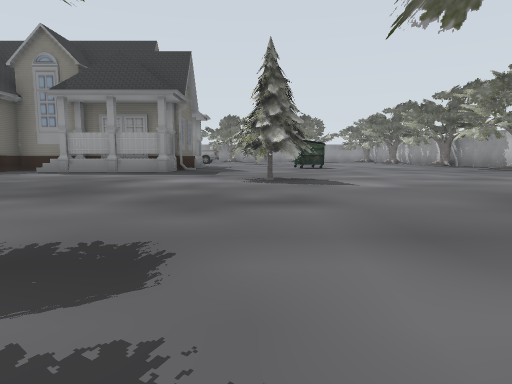
view 1 (above)

24 first-person views from a walk through a world built for the Gazebo simulator. The camera is 0.72 m above the floor, tilts 6° down and sees 75° across. The floor is counted in squares, 2 m on a side. Each view is taken from the middle of a square. On the plan, view 1 faces up. The plan holds only what a view shows up to about 9 squares ahead; the rest is blank. The place goes on beyond the plan. Simple patterns stand in for the simulator's built-in surfaces. Some stock models are drawn as simple stand-ins.

view 2
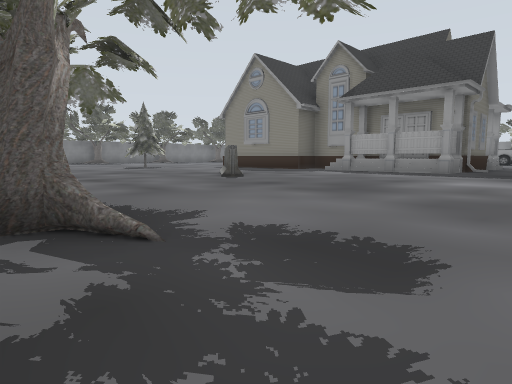

view 3
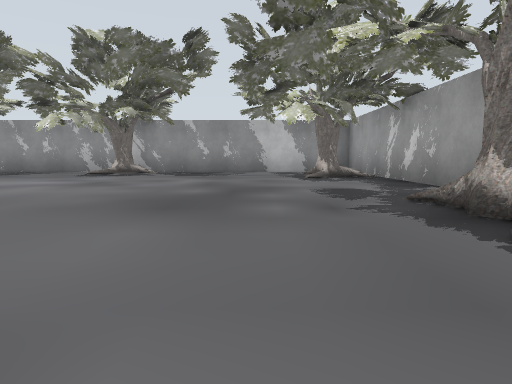

view 4
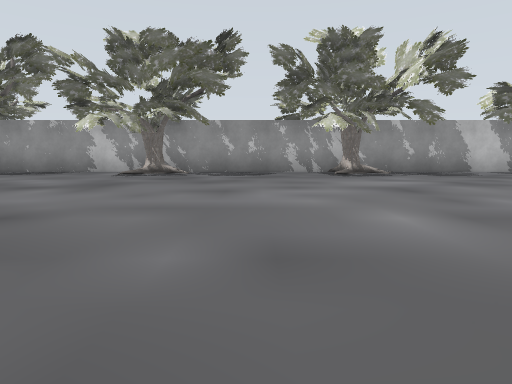

view 5
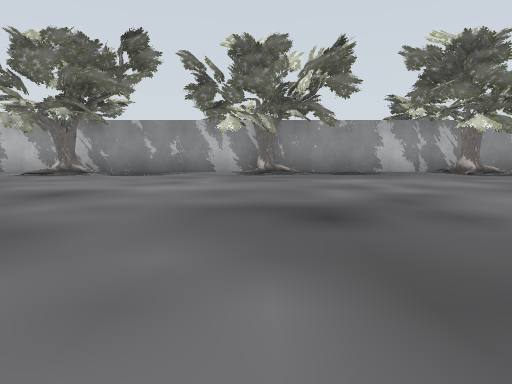

view 6
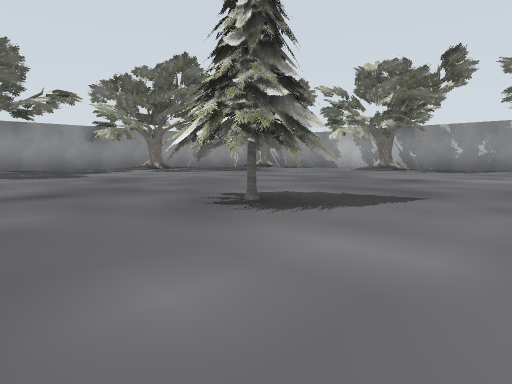

view 7
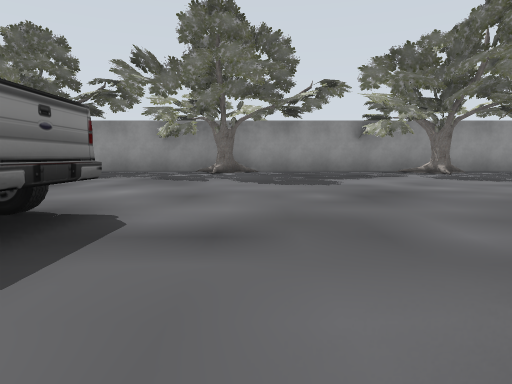

view 8
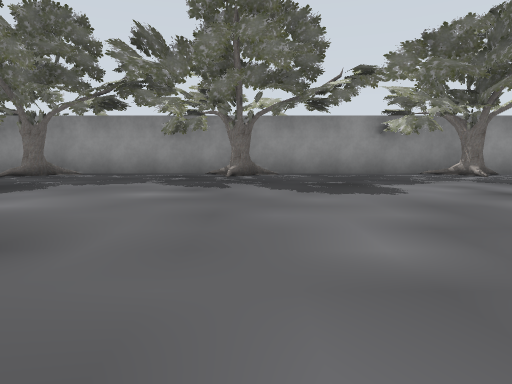

view 9
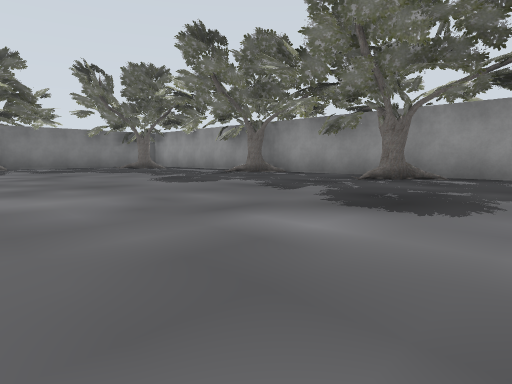

view 10
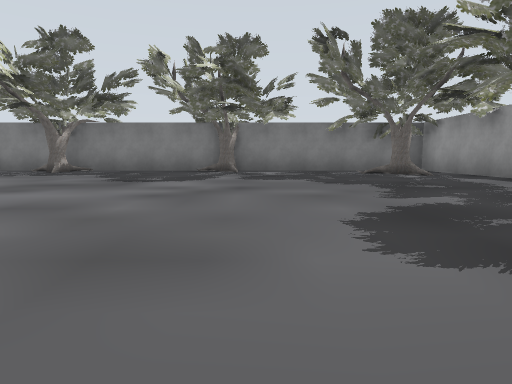

view 11
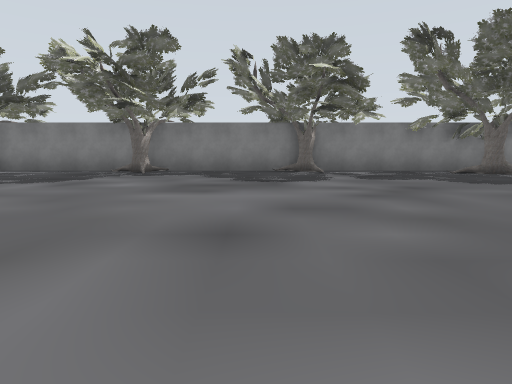

view 12
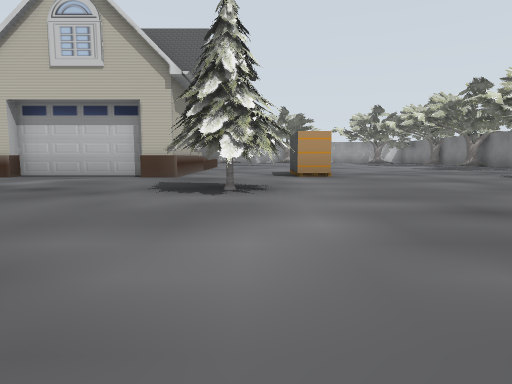

view 13
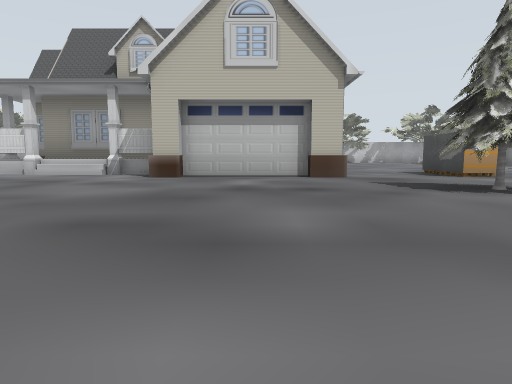

view 14
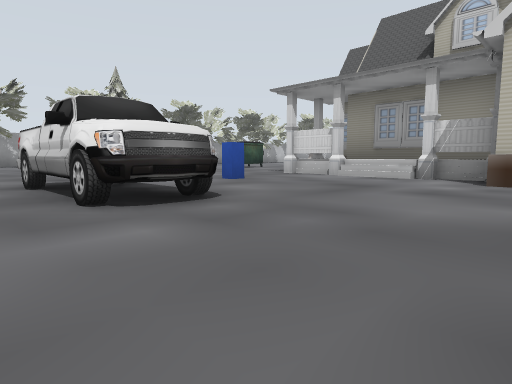

view 15
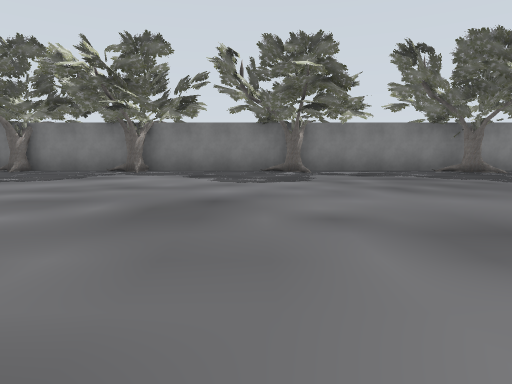

view 16
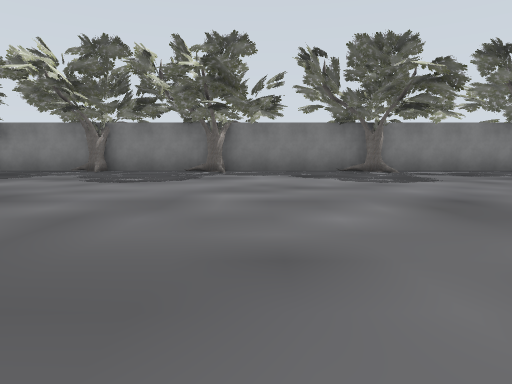

view 17
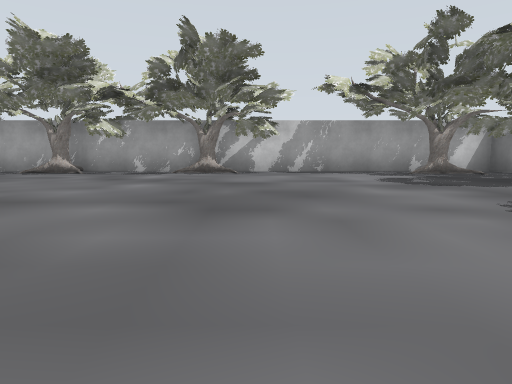

view 18
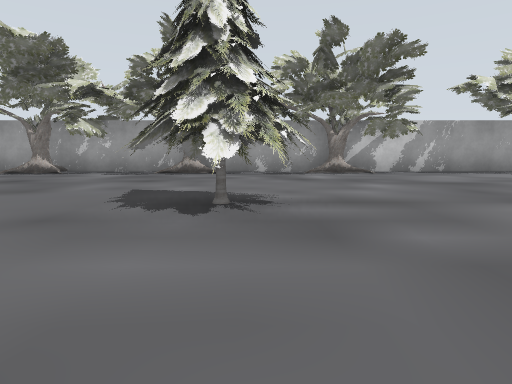

view 19
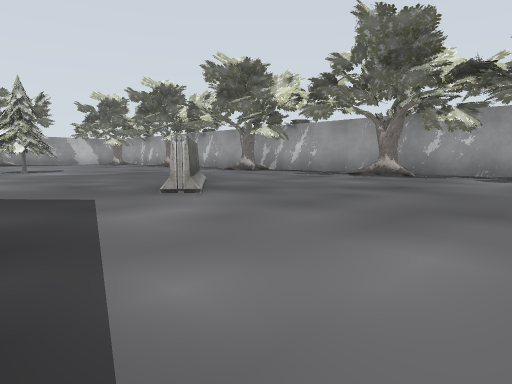

view 20
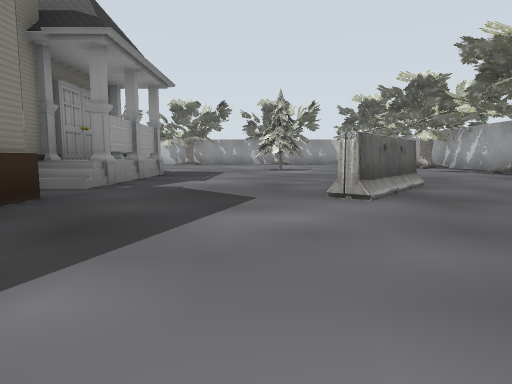

view 21
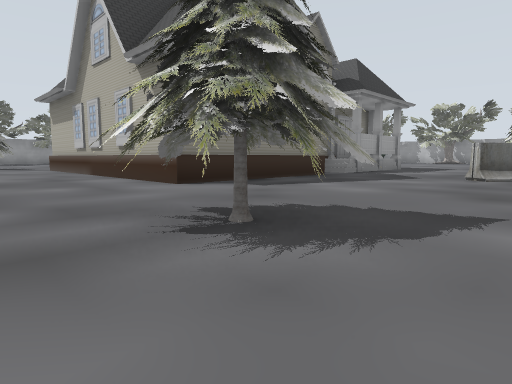

view 22
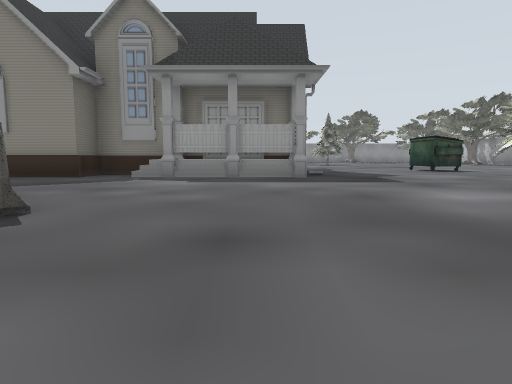

view 23
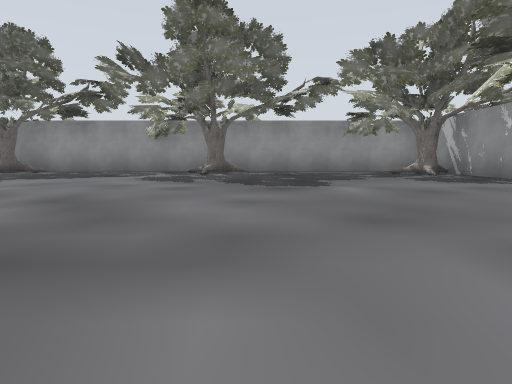

view 24
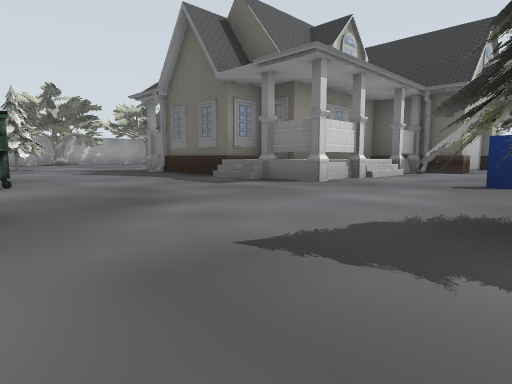

### Floor plan
Key: @ floor where view 1 was taken; # wall or solid block; . floor; T oak tree; H house; P pine tree; B barrier; I pickup truck; S postbox; U dumpster; O other object.
Columns run from 21 left of view 1 to 9 right of it. Each row starts with its distance up from view 1.
 25     # T #T  #T  ##T ###T ##
 24  ###..TT.TTT.TTT..TT...TT..T##
 23  #TT......T...T....T...TT..TT.#
 22  #............................#
 21  #............................#
 20 T#............................#
 19 TTT........................T. #
 18  #...............III.......TT
 17  #........P......II...........#
 16 T#........PP.........P........#
 15 T#T...............S........T..#
 14  #.......O..H..H...........TTT
 13  #.......O..HHHHHHHH.........#
 12 T#..........HHHHHHHH..........#
 11 T#T.........HH HHHHH...U......#
 10  #..........HHH HHHH.......T..#
  9  #..........HHHHHHHH.......TT
  8 T#..........HHHHHHHH..........#
  7 TTT...........................#
  6  #........P..........P.....T..#
  5 T#........PP...BB....PP....TT.
  4 TTT.............B.............#
  3  #............................#
  2  #........................T...#
  1  #.T...T..TT.T.T..TT.TTT..TT..#
  0  ###...#T..T###T..#T.@ T....  #
 -1     ###  ##     ##  ##  ### ##

Where each view was taken, in squares from view 1:
view 1: 0 up, 0 right, facing up
view 2: 0 up, 0 right, facing up-left
view 3: 2 up, 0 right, facing right
view 4: 7 up, 0 right, facing right
view 5: 14 up, 0 right, facing right
view 6: 14 up, 2 left, facing up-right
view 7: 16 up, 1 left, facing up
view 8: 17 up, 6 left, facing up
view 9: 18 up, 8 left, facing up-left
view 10: 20 up, 11 left, facing left
view 11: 18 up, 11 left, facing left
view 12: 20 up, 11 left, facing down
view 13: 20 up, 8 left, facing down
view 14: 19 up, 7 left, facing down-right
view 15: 10 up, 11 left, facing left
view 16: 8 up, 11 left, facing left
view 17: 8 up, 14 left, facing down
view 18: 8 up, 11 left, facing down
view 19: 7 up, 9 left, facing down-right
view 20: 6 up, 9 left, facing right
view 21: 4 up, 12 left, facing up-right
view 22: 2 up, 3 left, facing up
view 23: 16 up, 4 right, facing up
view 24: 16 up, 2 right, facing down-left
